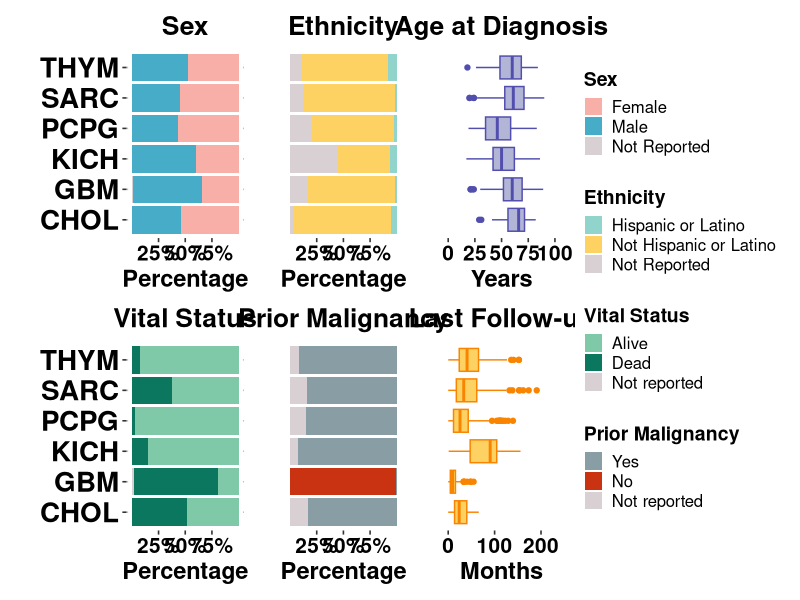
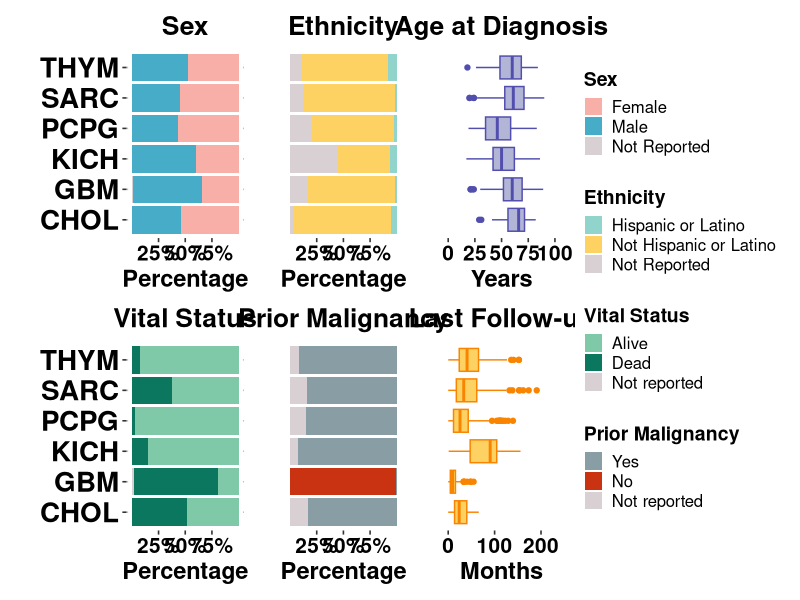

Write R code to recreate these figures, in order.
#create infographic for the clinical data of the cohorts

library(dplyr)
library(ggplot2)
library(ggpubr)
library(gridExtra)
library(scales)
library(patchwork)

# run this in every cancer project and then import the .csv files
# CHOL_clin <-data.frame(row.names = colnames(tcga_CHOLprim),
#                        pathologic_stage=as.vector(tcga_CHOLprim$ajcc_pathologic_stage),
#                        age_diagnosis=as.vector(tcga_CHOLprim$age_at_diagnosis),
#                        days_to_last_follow_up=as.vector(tcga_CHOLprim$days_to_last_follow_up),
#                        vital_status=as.vector(tcga_CHOLprim$vital_status),
#                        days_to_death=as.vector(tcga_CHOLprim$days_to_death),
#                        prior_malignancy=as.vector(tcga_CHOLprim$prior_malignancy),
#                        histologic_subtype=as.vector(tcga_CHOLprim$`paper_histologic subtype`),
#                        site_of_resection_or_biopsy=as.vector(tcga_CHOLprim$site_of_resection_or_biopsy),
#                        gender=as.vector(tcga_CHOLprim$gender),
#                        ethnicity=as.vector(tcga_CHOLprim$ethnicity),
#                        project="CHOL"
# )
# 
# write.csv(x = CHOL_clin, file = "~/Documents/GitHub/Infographic/CHOL_clin.csv")

# length(tcga_GBM$sample_type)
# length(tcga_GBM$ajcc_pathologic_stage)
# length(tcga_GBM$age_at_diagnosis)
# length(tcga_GBM$days_to_last_follow_up)
# length(tcga_GBM$vital_status)
# length(tcga_GBM$days_to_death)
# length(tcga_GBM$prior_malignancy)
# length(tcga_GBM$`paper_histologic_subtype`)
# length(tcga_GBM$site_of_resection_or_biopsy)
# length(tcga_GBM$gender)
# length(tcga_GBM$ethnicity)


# IMPORT DFs
CHOL_clin <- read.csv("CHOL_clin.csv")
KICH_clin <- read.csv("KICH_clin.csv")
PCPG_clin <- read.csv("PCPG_clin.csv")
SARC_clin <- read.csv("SARC_clin.csv")
THYM_clin <- read.csv("THYM_clin.csv")
GBM_clin <- read.csv("GBM_clin.csv")

# select only primary tumor samples
CHOL_clin <- CHOL_clin[CHOL_clin$sample_type=="Primary Tumor",]
KICH_clin <- KICH_clin[KICH_clin$sample_type=="Primary Tumor",]
PCPG_clin <- PCPG_clin[PCPG_clin$sample_type=="Primary Tumor",]
SARC_clin <- SARC_clin[SARC_clin$sample_type=="Primary Tumor",]
THYM_clin <- THYM_clin[THYM_clin$sample_type=="Primary Tumor",]
GBM_clin <- GBM_clin[GBM_clin$sample_type=="Primary Tumor",]

colnames(CHOL_clin)[11] <- "sex"
colnames(KICH_clin)[11] <- "sex"
colnames(PCPG_clin)[11] <- "sex"
colnames(SARC_clin)[11] <- "sex"
colnames(THYM_clin)[11] <- "sex"
colnames(GBM_clin)[11] <- "sex"

# merge all cancers
cancers_clin <- rbind(CHOL_clin, KICH_clin, PCPG_clin, SARC_clin, THYM_clin, GBM_clin)

# change not reported and NA values
cancers_clin[is.na(cancers_clin)] <- "Not Reported"
cancers_clin[cancers_clin=="not reported"] <- "Not Reported"

# convert days to months
cancers_clin$days_to_last_follow_up <- as.numeric(cancers_clin$days_to_last_follow_up)
cancers_clin$months_to_last_follow_up <- cancers_clin$days_to_last_follow_up / 30

# convert days to years
cancers_clin$age_diagnosis <- as.numeric(cancers_clin$age_diagnosis)
cancers_clin$age_diagnosis <- floor(cancers_clin$age_diagnosis / 365)


write.csv(x = cancers_clin, file = "cancers_infographic_data.csv")


# Create individual plots per clinical attribute
# SEX
cancers_sex <- cancers_clin %>%
  group_by(project, sex) %>%
  summarize(count = n()) %>%
  ungroup() %>%
  group_by(project) %>%
  mutate(project_total = sum(count)) %>%
  mutate(percentage = 100 * count / project_total) %>%
  ungroup()

sex_plots <- ggplot(cancers_sex, aes(x = project, y = percentage, fill = sex)) +
  geom_bar(position = "fill", stat = "identity") +
  coord_flip() +
  scale_fill_manual(values = c("#F8AFA8", "#46ACC8", "#D9D0D3"),
                    labels = c("Female", "Male", "Not Reported"),
                    "Sex") +
  ggtitle("Sex") + labs(y="Percentage", x="") + 
  scale_y_continuous(labels = scales::percent_format(),
                     breaks = c(0.25, 0.5, 0.75))
  
  
  # ETHNICITY
  cancers_ethnicity <- cancers_clin %>%
  group_by(project, ethnicity) %>%
  summarize(count = n()) %>%
  ungroup() %>%
  group_by(project) %>%
  mutate(project_total = sum(count)) %>%
  mutate(percentage = 100 * count / project_total) %>%
  ungroup()

ethnicity_plots <- ggplot(cancers_ethnicity, aes(x = project, y = percentage, fill = ethnicity)) +
  geom_bar(position = "fill", stat = "identity") +
  coord_flip() +
  scale_fill_manual(values = c("#90D4CC", "#FDD262", "#D9D0D3"),
                    labels = c("Hispanic or Latino", "Not Hispanic or Latino", "Not Reported"),
                    "Ethnicity") +
  ggtitle("Ethnicity") +
  scale_x_discrete(labels = NULL, breaks = NULL) + 
  labs(x = "", y = "Percentage") +
  scale_y_continuous(labels = scales::percent_format(),
                     breaks = c(0.25, 0.5, 0.75))


# VITAL STATUS
cancers_vital <- cancers_clin %>%
  group_by(project, vital_status) %>%
  summarize(count = n()) %>%
  ungroup() %>%
  group_by(project) %>%
  mutate(project_total = sum(count)) %>%
  mutate(percentage = 100 * count / project_total) %>%
  ungroup()

vital_plots <- ggplot(cancers_vital, aes(x = project, y = percentage, fill = vital_status)) +
  geom_bar(position = "fill", stat = "identity") +
  coord_flip() +
  scale_fill_manual(values = c("#7fc9a9","#0B775E", "#D9D0D3"),
                    labels = c("Alive", "Dead", "Not reported"),
                    "Vital Status") +
  ggtitle("Vital Status") +
  #scale_x_discrete(labels = NULL, breaks = NULL) + 
  labs(x = "", y="Percentage") +
  scale_y_continuous(labels = scales::percent_format(),
                     breaks = c(0.25, 0.5, 0.75))


# PRIOR MALIGNANCY STATUS
cancers_mal <- cancers_clin %>%
  group_by(project, prior_malignancy) %>%
  summarize(count = n()) %>%
  ungroup() %>%
  group_by(project) %>%
  mutate(project_total = sum(count)) %>%
  mutate(percentage = 100 * count / project_total) %>%
  ungroup()

mal_plots <- ggplot(cancers_mal, aes(x = project, y = percentage, fill = prior_malignancy)) +
  geom_bar(position = "fill", stat = "identity") +
  coord_flip() +
  scale_fill_manual(values = c("#899DA4","#C93312", "#D9D0D3"),
                    labels = c("Yes", "No", "Not reported"),
                    "Prior Malignancy") +
  ggtitle("Prior Malignancy") +
  scale_x_discrete(labels = NULL, breaks = NULL) + 
  labs(x = "", y ="Percentage") +
  scale_y_continuous(labels = scales::percent_format(),
                     breaks = c(0.25, 0.5, 0.75))


# AGE AT DIAGNOSIS BOXPLOTS
age_diagn_plots <- ggplot(cancers_clin, aes(x = project, y = age_diagnosis)) +
  geom_boxplot(color = "#514ead", fill = "#b2b5d6") +
  coord_flip() +
  ggtitle("Age at Diagnosis") +
  labs(y = "Years") +
  facet_grid(scales = "fixed", space = "free") +
  scale_x_discrete(labels = NULL, breaks = NULL) + labs(x = "") +
  scale_y_continuous(limits = c(0, 100))


# DAYS TO LAST FOLLOW-UP
months_folowup_plots <- ggplot(cancers_clin, aes(x = project, y = months_to_last_follow_up)) +
  geom_boxplot(color = "#F98400", fill = "#FDD262") +
  coord_flip() +
  ggtitle("Last Follow-up") +
  labs(y = "Months") +
  facet_grid(scales = "fixed", space = "free") +
  scale_x_discrete(labels = NULL, breaks = NULL) + labs(x = "") +
  scale_y_continuous(limits = c(0, 230),
                     breaks = c(0,100,200)) 




# Combine the plots using patchwork and adjust the layout
combined_plots <- 
  sex_plots + theme_pubclean() + labs_pubr() + theme(legend.position = "right",
                                                     plot.title = element_text(hjust = 0.5),
                                                     legend.key.size = unit(0.5, "cm")) +
  font("title", 19) +
  font("ylab", size = 15) +
  font("xlab", size = 17) +
  font("y.text", size = 20) +
  font("x.text", size = 15) +
  font("legend.title", size = 14) +
  font("legend.text", size = 12) +
  ethnicity_plots + theme_pubclean() + labs_pubr() + theme(legend.position = "right",
                                                           plot.title = element_text(hjust = 0.5),
                                                           legend.key.size = unit(0.5, "cm")) +
  font("title", 19) +
  font("ylab", size = 15) +
  font("xlab", size = 17) +
  font("y.text", size = 20) +
  font("x.text", size = 15) +
  font("legend.title", size = 14) +
  font("legend.text", size = 12) +
  age_diagn_plots + theme_pubclean() + labs_pubr() + theme(legend.position = "right",
                                                           plot.title = element_text(hjust = 0.5),
                                                           legend.key.size = unit(0.5, "cm")) +
  font("title", 19) +
  font("ylab", size = 15) +
  font("xlab", size = 17) +
  font("y.text", size = 20) +
  font("x.text", size = 15) +
  font("legend.title", size = 14) +
  font("legend.text", size = 12) +
  vital_plots + theme_pubclean() + labs_pubr() + theme(legend.position = "right",
                                                       plot.title = element_text(hjust = 0.5),
                                                       legend.key.size = unit(0.5, "cm")) +
  font("title", 19) +
  font("ylab", size = 15) +
  font("xlab", size = 17) +
  font("y.text", size = 20) +
  font("x.text", size = 15) +
  font("legend.title", size = 14) +
  font("legend.text", size = 12) +
  mal_plots + theme_pubclean() + labs_pubr() + theme(legend.position = "right",
                                                     plot.title = element_text(hjust = 0.5),
                                                     legend.key.size = unit(0.5, "cm")) +
  font("title", 19) +
  font("ylab", size = 15) +
  font("xlab", size = 17) +
  font("y.text", size = 20) +
  font("x.text", size = 15) +
  font("legend.title", size = 14) +
  font("legend.text", size = 12) +
  months_folowup_plots + theme_pubclean() +labs_pubr() + theme(legend.position = "right",
                                                               plot.title = element_text(hjust = 0.5),
                                                               legend.key.size = unit(0.5, "cm")) +
  font("title", 19) +
  font("ylab", size = 15) +
  font("xlab", size = 17) +
  font("y.text", size = 20) +
  font("x.text", size = 15) +
  font("legend.title", size = 14) +
  font("legend.text", size = 12) +
  plot_layout(guides = "collect",
              ncol = 3,
              nrow = 2
              # widths = c(5,5,5,5,5,5),
              # heights = c(25),
              # align = "center"
  )


ggsave(filename = "clinical_info.pdf",
       plot = combined_plots,
       width = 12,
       height = 6)


print(combined_plots)

dev.off()
